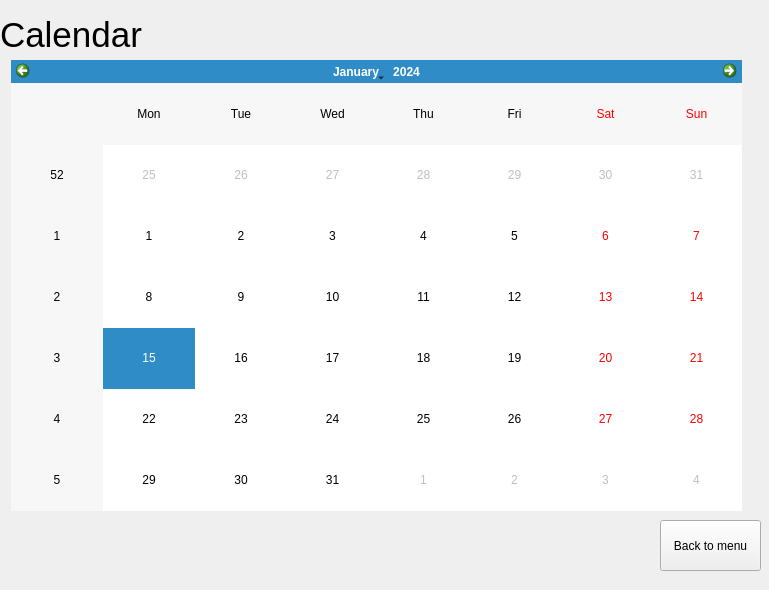
<?xml version="1.0" encoding="UTF-8"?>
<ui version="4.0">
 <class>CalendarWindow</class>
 <widget class="QWidget" name="CalendarWindow">
  <property name="geometry">
   <rect>
    <x>0</x>
    <y>0</y>
    <width>769</width>
    <height>590</height>
   </rect>
  </property>
  <property name="windowTitle">
   <string>Form</string>
  </property>
  <widget class="QLabel" name="label">
   <property name="geometry">
    <rect>
     <x>0</x>
     <y>0</y>
     <width>251</width>
     <height>71</height>
    </rect>
   </property>
   <property name="text">
    <string>&lt;html&gt;&lt;head/&gt;&lt;body&gt;&lt;p&gt;&lt;span style=&quot; font-size:26pt;&quot;&gt;Calendar&lt;/span&gt;&lt;/p&gt;&lt;/body&gt;&lt;/html&gt;</string>
   </property>
  </widget>
  <widget class="QPushButton" name="backButton">
   <property name="geometry">
    <rect>
     <x>660</x>
     <y>520</y>
     <width>101</width>
     <height>51</height>
    </rect>
   </property>
   <property name="text">
    <string>Back to menu</string>
   </property>
  </widget>
  <widget class="QCalendarWidget" name="calendarWidget">
   <property name="geometry">
    <rect>
     <x>11</x>
     <y>60</y>
     <width>731</width>
     <height>451</height>
    </rect>
   </property>
  </widget>
 </widget>
 <resources/>
 <connections/>
</ui>
